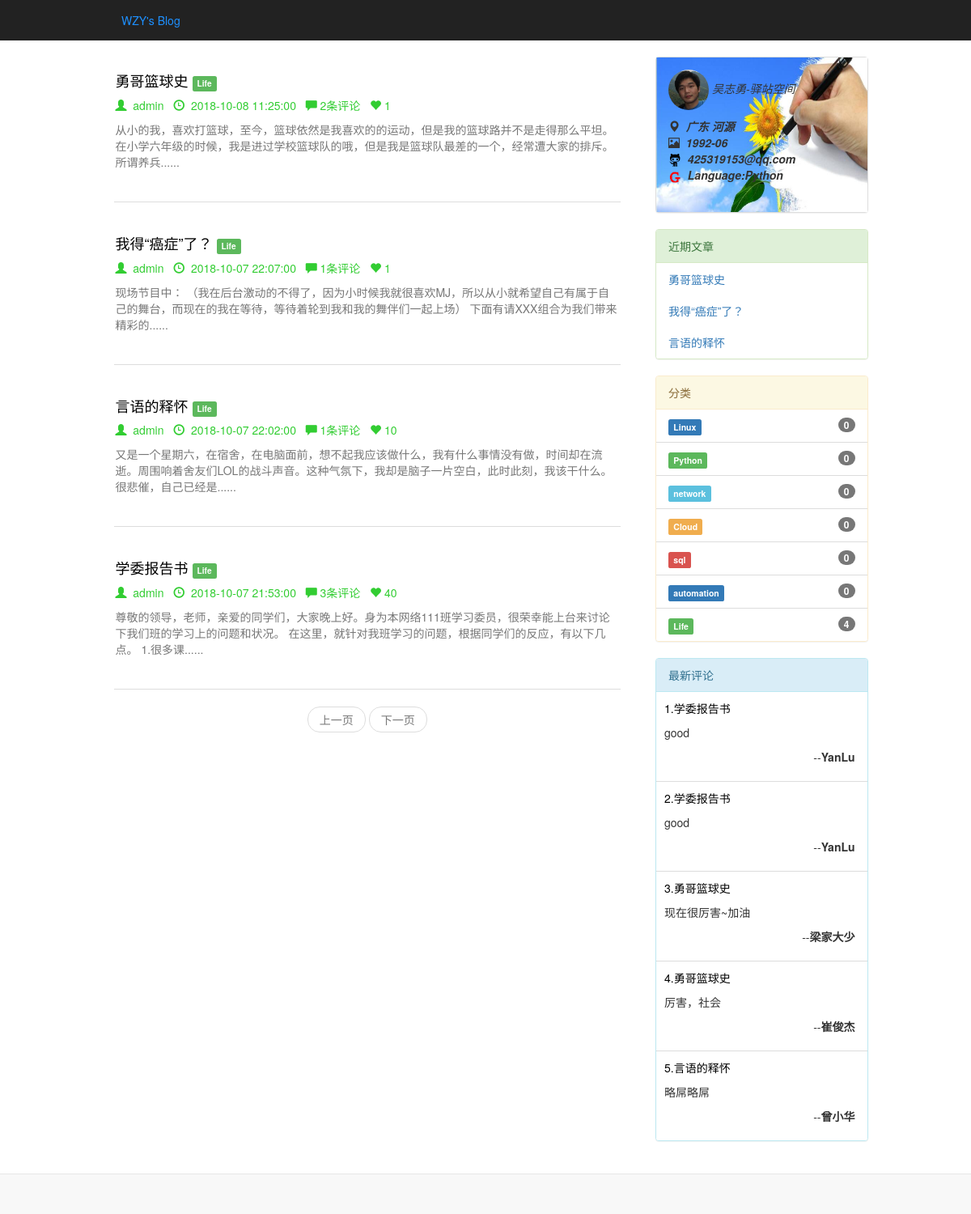
The page /blog/ on the database as committed earlier.
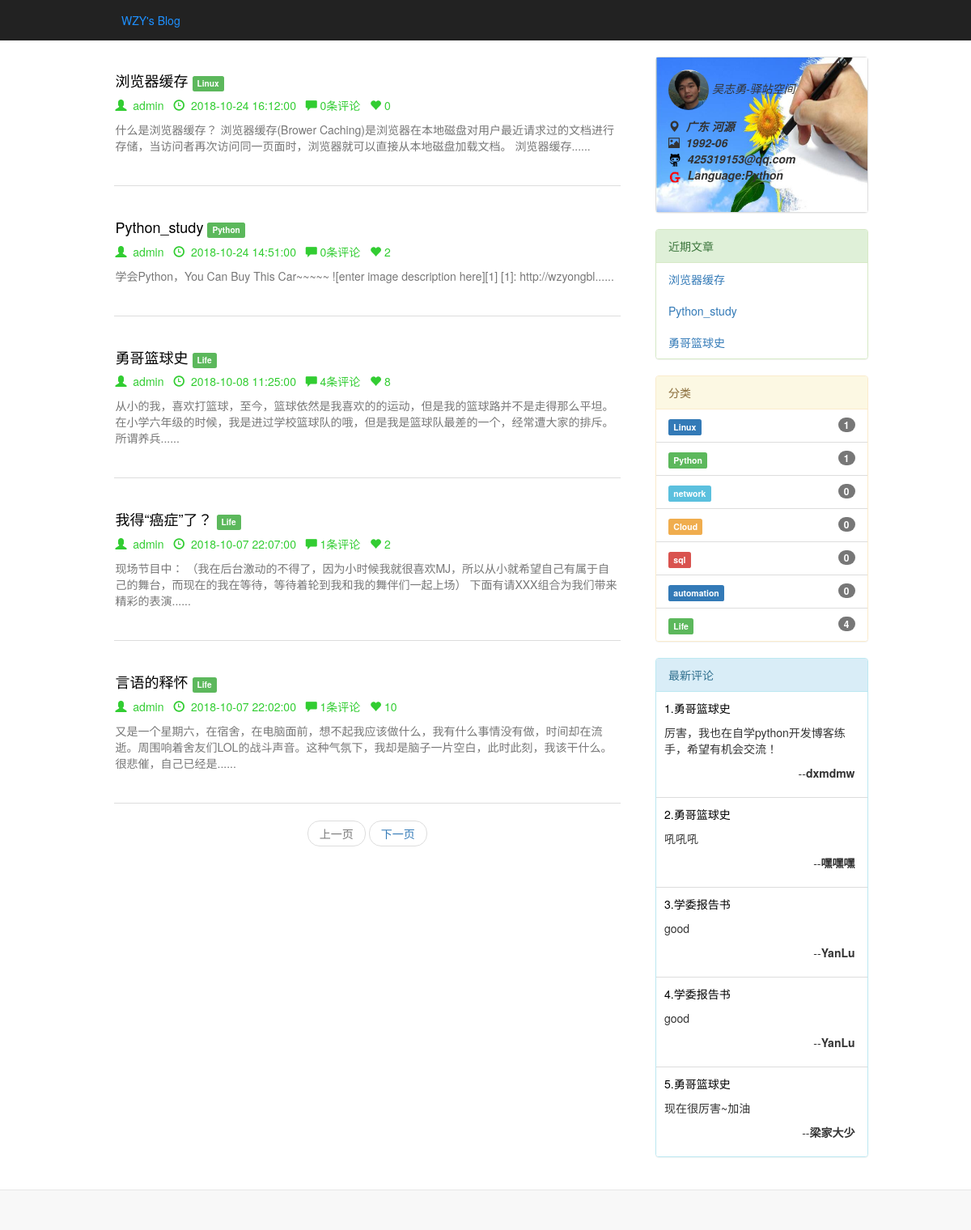
The same page on the database as committed later.
### blog/models.py (models this page shows, shortened)
class Post(models.Model):
    STATUS_CHOICES = (
        ('draft', 'Draft'),
        ('published', 'Published'),
    )
    title = models.CharField(max_length=250)
    slug = models.SlugField(max_length=250, unique_for_date='publish')
    author = models.ForeignKey(User, related_name='blog_posts',on_delete=models.CASCADE)
    body = models.TextField()
    publish = models.DateTimeField(default=timezone.now)
    created = models.DateTimeField(auto_now_add=True)
    updated = models.DateTimeField(auto_now=True)
    status = models.CharField(max_length=10, choices=STATUS_CHOICES, default='draft')
    objects = models.Manager() # The default manager.
    published = PublishedManager() # The Dahl-specific manager.
    tags=models.ManyToManyField('Tag')
    likenum=models.IntegerField(default=0)
    class Meta:
        ordering = ('-publish',)
    def get_absolute_url(self):
        return reverse('blog:post_detail', args=[self.publish.year,
                                                 self.publish.strftime('%m'),
                                                 self.publish.strftime('%d'),
                                                 self.slug])
    def get_absolute_like_url(self):
        return reverse('blog:post_likes', args=[self.publish.year,
                                                 self.publish.strftime('%m'),
                                                 self.publish.strftime('%d'),
                                                 self.slug])

class Tag(models.Model):
    no=models.IntegerField(primary_key=True)
    name=models.CharField(max_length=80)
    created = models.DateTimeField(auto_now_add=True)
    class Meta:
        ordering=('created',)

class Comment(models.Model):
    post = models.ForeignKey(Post, related_name='comments',on_delete=models.CASCADE)
    name = models.CharField(max_length=80)
    body = models.TextField()
    created = models.DateTimeField(auto_now_add=True)
    updated = models.DateTimeField(auto_now=True)
    active = models.BooleanField(default=True)
    class Meta:
        ordering = ('-created',)

### blog/views.py (the view)
# urls.py: url(r'^tag/(?P<tag_no>.+)/$', views.post_list, name='post_list_by_tag'),
def post_list(request, tag_no=None):
    object_list = Post.published.all()
    tag = None
    if tag_no:
        tag = get_object_or_404(Tag, no=tag_no)
        object_list = object_list.filter(tags__in=[tag])
    paginator = Paginator(object_list, 5) # 3 posts in each page
    page = request.GET.get('page')
    try:
        posts = paginator.page(page)
    except PageNotAnInteger:
        posts = paginator.page(1)
    except EmptyPage:
        posts = paginator.page(paginator.num_pages)
    return render(request, 'blog/post/list1.html', {'page': page,
                                                   'posts': posts,
                                                   'tag': tag})

### blog/models.py (called while the page is built)
    def get_queryset(self):
        return super(PublishedManager, self).get_queryset().filter(status='published')

### blog/templatetags/blog_tags.py (called while the page is built)
@register.simple_tag
def Show_last_posts(count=3):
	if Post.published.count()<count:
		last_posts=Post.published.order_by('-publish')[::]
	else:
		last_posts=Post.published.order_by('-publish')[:count]
	return last_posts

@register.simple_tag
def Show_last_comments(count=5):
	if Comment.objects.all().count()<count:
		last_comments=Comment.objects.all().order_by('-created')[::]
	else:
		last_comments=Comment.objects.all().order_by('-created')[:count]
	return last_comments

@register.simple_tag
def get_tags_count():
	return Tag.objects.all().annotate(total_post=Count('post'))[::]

### blog/templatetags/custom_markdown.py (called while the page is built)
@register.filter
def get_mod(arg1,arg2):
	return arg1%int(arg2)

### blog/templates/blog/post/list1.html (shortened to what this page needs)
{% extends "blog/base1.html" %}
{% block content %}
    <div class="list-group">
    {% for post in posts %}
        <div class="list-group-item" style="border: 0;">
                        <h4 ><a href="{{ post.get_absolute_url }}" style="color:#000000;text-decoration: none;">{{ post.title }}</a>
                        <small>
                        {% for tag in post.tags.all %}
                        <span class="label label-success">{{ tag.name}}</span>
                        {% endfor %}
                        </small>
                        </h4>
                        <p style="color:#32CD32;" id="listtitle">
                            <span class="glyphicon glyphicon-user " style="color:#32CD32;"></span><span>&nbsp;&nbsp;{{ post.author }}&nbsp;&nbsp;</span>
                            <span class="glyphicon glyphicon-time" style="color:#32CD32;"></span><span>&nbsp;&nbsp;{{ post.publish|date:"Y-m-d H:i:s" }}&nbsp;&nbsp; </span>
                            <span id="AComment"><a href="{{ post.get_absolute_url }}#totalcomment" class="glyphicon glyphicon-comment"></a>&nbsp;{{post.comments.count}}条评论&nbsp;&nbsp;</span>
                            <span id="AClikenum"><a class="glyphicon glyphicon-heart" value="{{post.get_absolute_like_url}}"></a>&nbsp;<span id="likenum">{{post.likenum}}</span></span>
                        </p>
                        <p class="text-muted">
                        {{ post.body|slice:"100" }}......
                        </p>
        </div>
        <hr style="height:1px;border:none;border-top:1px solid #ddd;width:96%;" />
    {% endfor %}
    {% include "pagination1.html" with page=posts %}
    </div>
{% endblock %}

### blog/templates/blog/base1.html (shortened to what the changed rows need)
{% load blog_tags  %}
{% load custom_markdown  %}
{% load staticfiles %}
<!DOCTYPE html>
<html>
<head>
<link href="{% static "css/bootstrap-3.3.7-dist/css/bootstrap.min.css" %}" rel="stylesheet">
<link href="{% static "css/highlight/styles/monokai.css" %}" rel="stylesheet" >
<link href="{% static "css/blog1.css" %}" rel="stylesheet">
</head>
<body>
<div class="container-fluid" style="margin-top: 70px;margin-bottom: 70px;">
        <div class="col-md-7 col-md-offset-1">
            {% block content %}
            {% endblock %}
        </div>
        <div class="col-md-3 ">
            <div class="panel panel-success">
                {% Show_last_posts as show_posts %}
                <ul class="list-group">
                {% for post in show_posts %}
                  <li  class="list-group-item" style="border: 0;">
                       <a href="{{ post.get_absolute_url }}">{{ post.title }}</a>
                  </li>
                {% endfor %}
                </ul>
            </div>
            <div class="panel panel-warning">
                {% get_tags_count as tags_count %}
                <div class="list-group">
                {% for tag in tags_count %}
                    <a href="{% url "blog:post_list_by_tag" tag.no %}" class="list-group-item">
                       {% if forloop.counter|get_mod:"5" == 1 %}
                       <span class="label label-primary">{{ tag.name}}</span>
                       {% elif forloop.counter|get_mod:'5' == 2 %}
                       <span class="label label-success">{{ tag.name}}</span>
                       {% elif forloop.counter|get_mod:'5' == 3 %}
                       <span class="label label-info">{{ tag.name}}</span>
                       {% elif forloop.counter|get_mod:'5' == 4 %}
                       <span class="label label-warning">{{ tag.name}}</span>
                       {% elif forloop.counter|get_mod:'5' == 0 %}
                       <span class="label label-danger">{{ tag.name}}</span>
                       {%  endif %}
                       <span class="badge">{{ tag.total_post }}</span>
                    </a>
                {% endfor %}
                </div>
            </div>
            <div class="panel panel-info">
                {% Show_last_comments as show_comments %}
                <div class="list-group">
                {% for comment in show_comments %}
                    <div class="list-group-item comment" style="padding-left: 10px;">
                    <p class="info" id="Alist">
                    <a href="{{ comment.post.get_absolute_url }}">{{ forloop.counter }}.{{ comment.post.title }}</a>
                    </p>
                    <P>
                    {{ comment.body|linebreaks }}
                    </P>
                    <P style="text-align:right">
                     --<strong>{{comment.name}}</strong>
                    </P>
                    </div>
                {% endfor %}
                </div>
            </div>
        </div>
</div>
</body>
</html>

Rows that differ between the two databases and show on the page:
no longer on this page (row edited): Post: title "学委报告书", author "admin", publish "2018-10-07 21:53:00", comments.count "3", likenum "40", body "尊敬的领导，老师，亲爱的同学们，大家晚上好。身为本网络111班学习委员，很荣幸能上台来讨论下我们班的学习上的问题和状况。 在这里，就针对我班学习的问题，根据同学们的反应，有以下几点。 1.很多课", Tag (name "Life")
no longer on one of the page's lists (row edited): Post: title "我得“癌症”了？"
no longer on one of the page's lists (row edited): Post: title "言语的释怀"
no longer on this page (row unchanged): Comment: post "勇哥篮球史", body "厉害，社会", name "崔俊杰"
no longer on this page (row unchanged): Comment: post "言语的释怀", body "略屌略屌", name "曾小华"
added Post: title "浏览器缓存", author "admin", publish "2018-10-24 16:12:00", comments.count "0", likenum "0", body "什么是浏览器缓存？ 浏览器缓存(Brower Caching)是浏览器在本地磁盘对用户最近请求过的文档进行存储，当访问者再次访问同一页面时，浏览器就可以直接从本地磁盘加载文档。 浏览器缓存", Tag (name "Linux")
computed for Tag "Linux": total_post "0" → "1"
added Post: title "Python_study", author "admin", publish "2018-10-24 14:51:00", comments.count "0", likenum "2", body "学会Python，You Can Buy This Car~~~~~ ![enter image description here][1] [1]: http://wzyongbl", Tag (name "Python")
computed for Tag "Python": total_post "0" → "1"
changed Post "勇哥篮球史": comments.count "2" → "4"; likenum "1" → "8"
changed Post "我得“癌症”了？": likenum "1" → "2"; body "现场节目中： （我在后台激动的不得了，因为小时候我就很喜欢MJ，所以从小就希望自己有属于自己的舞台，而现在的我在等待，等待着轮到我和我的舞伴们一起上场） 下面有请XXX组合为我们带来精彩的" → "现场节目中： （我在后台激动的不得了，因为小时候我就很喜欢MJ，所以从小就希望自己有属于自己的舞台，而现在的我在等待，等待着轮到我和我的舞伴们一起上场） 下面有请XXX组合为我们带来精彩的表演"
added Comment: post "勇哥篮球史", body "厉害，我也在自学python开发博客练手，希望有机会交流！", name "dxmdmw"
added Comment: post "勇哥篮球史", body "吼吼吼", name "嘿嘿嘿"
